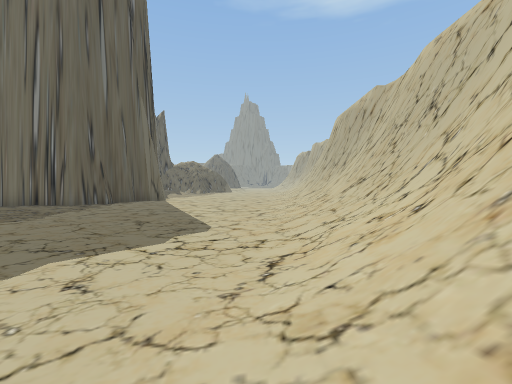
View 1 (above)

18 first-person views from a walk through a scene from a Unity 3-D project. The camera is 1.2 m above the floor, tilts 2° down and sees 90° across. The floor is counted in squares, 2 m on a side. Each view is taken from the middle of a square. On the plan, view 1 faces up. The plan holds only what a view shows up to about 9 squares ahead; the rest is blank. The place goes on beyond the plan. The player character is not drawn. Some surface patterns are stand-ins.

View 2
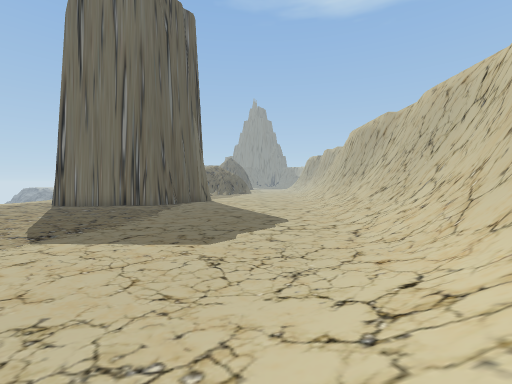

View 3
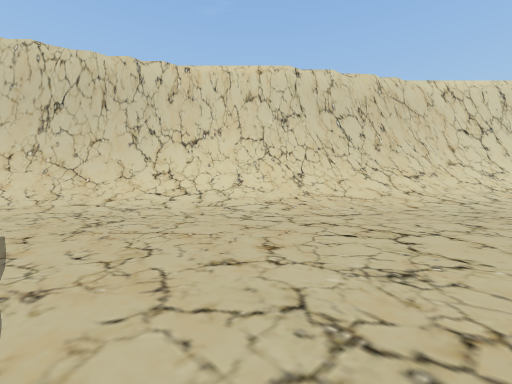

View 4
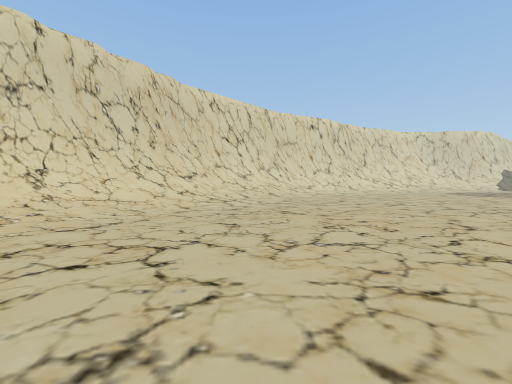

View 5
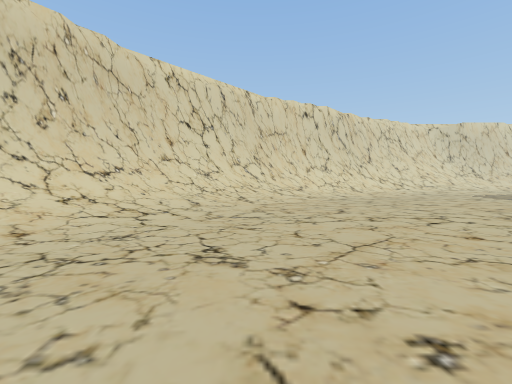

View 6
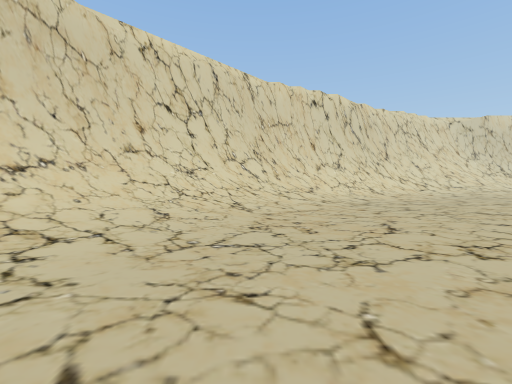

View 7
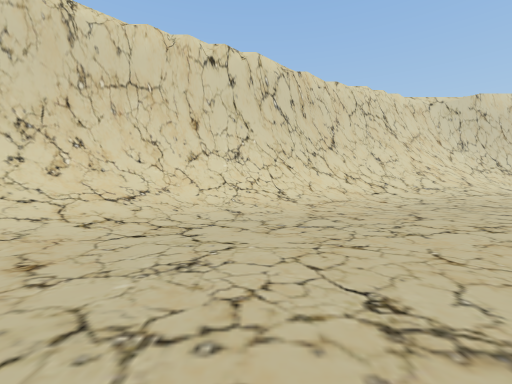

View 8
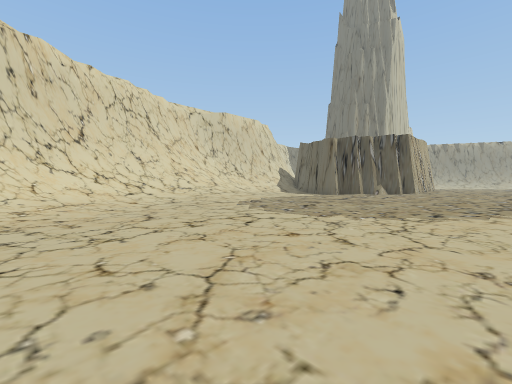

View 9
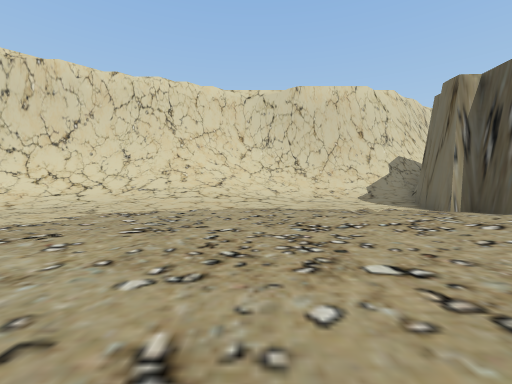

View 10
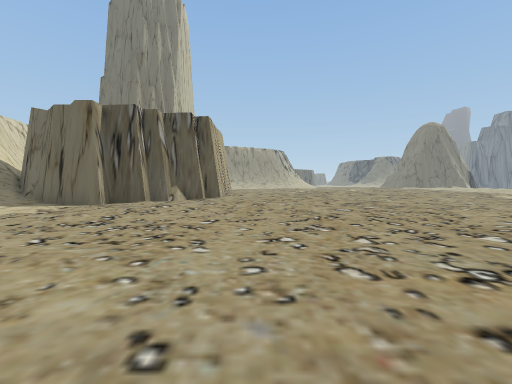

View 11
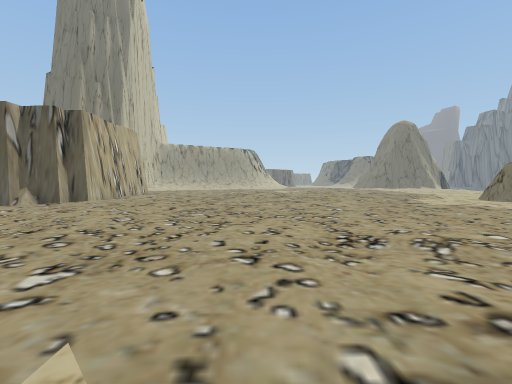

View 12
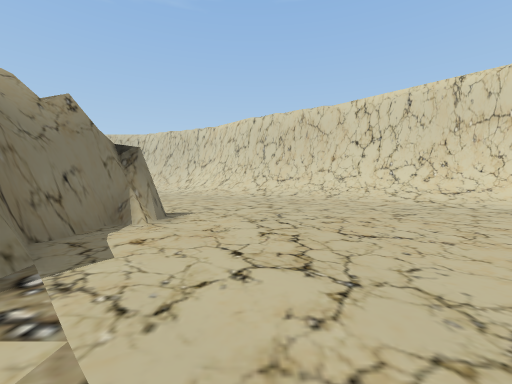

View 13
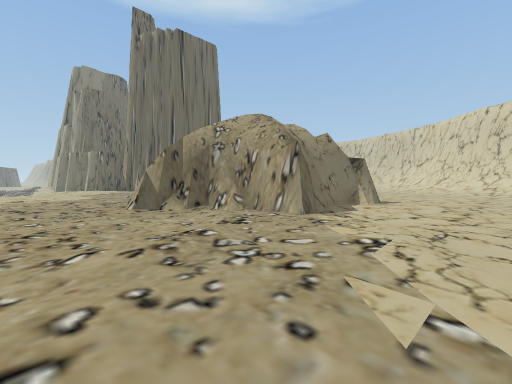

View 14
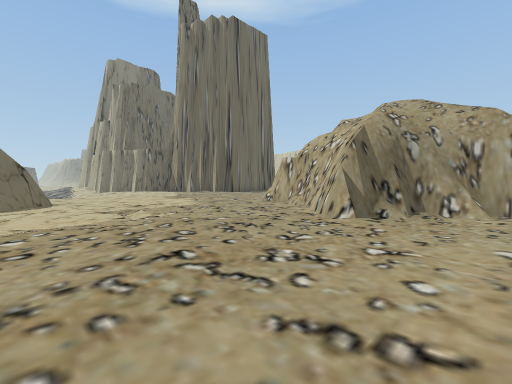

View 15
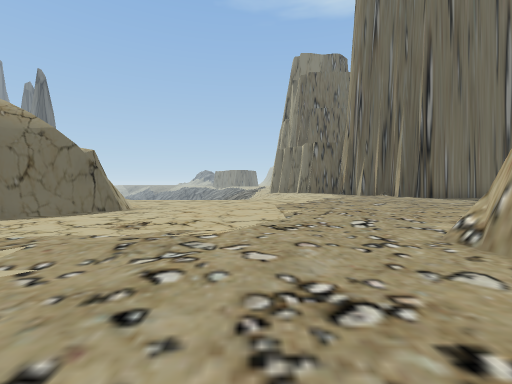

View 16
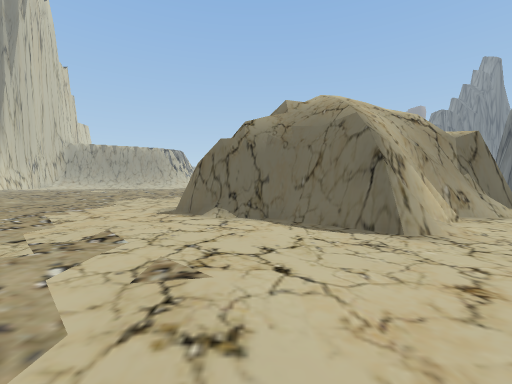

View 17
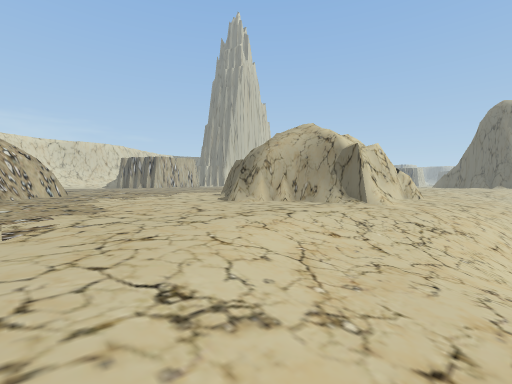

View 18
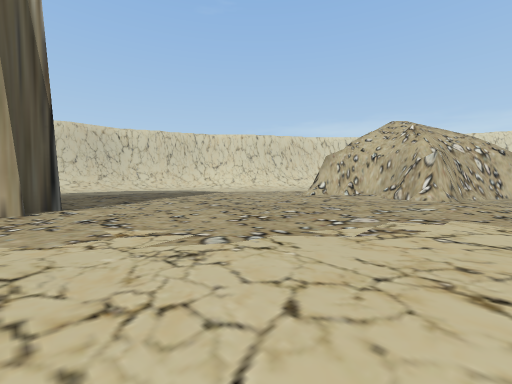

### Floor plan
Key: @ floor where view 1 was taken; # wall or solid block; . main floor; : floor 0.25 m higher than the main floor; / step, stairs or slope.
Columns run from 28 left of view 1 to 3 right of it. Each row starts with its distance up from view 1.
 12 ////////////
 11 ///////////.:..##
 10 ../../////.....:...:
  9  #/##.....:......../:........//#
  8     #.....::.......::........//#
  7     ##....:.::...:...........//#
  6     ##..:..::...::...........//#
  5     ##....::.:.:::...........//#
  4     #...:.::.::::  .........://#
  3    ##..:.:...::     ........//##
  2  :.:..:.::.####      ......://##
  1 ::..::.....#         ......///#
  0 ....::::..##        ......//@##
 -1 ....:::/..##       .......///#
 -2 ...........#      .:.....///##
 -3 .......::.:####  .......///##
 -4 ::..../::::##:##........//##
 -5 ::....:.::::.:.........//##
 -6 ::....:::::.:::.......///##
 -7 :....................///##
 -8  ::..::..............//##
 -9 :::::.:.............///##
-10 :::::..............///##
-11 ///:/.............///##
-12  #:::............///##
-13  ##:::..........///##
-14   #.:......../////##
-15   #....:::/:////###
-16   #...:///////###
-17  ##//:///////##
-18  #////////####

Where each view was taken, in squares from view 1:
view 1: 0 up, 0 right, facing up
view 2: 3 down, 2 left, facing up
view 3: 2 up, 7 left, facing down-right
view 4: 1 up, 7 left, facing down
view 5: 2 down, 8 left, facing down
view 6: 4 down, 8 left, facing down
view 7: 8 down, 12 left, facing down
view 8: 8 down, 13 left, facing down-left
view 9: 9 down, 21 left, facing down
view 10: 10 down, 18 left, facing left
view 11: 6 down, 19 left, facing left
view 12: 6 down, 18 left, facing right
view 13: 7 down, 21 left, facing up-right
view 14: 3 down, 23 left, facing up-right
view 15: 0 up, 19 left, facing up
view 16: 4 up, 19 left, facing left
view 17: 12 up, 17 left, facing down-left
view 18: 11 up, 18 left, facing down-right
